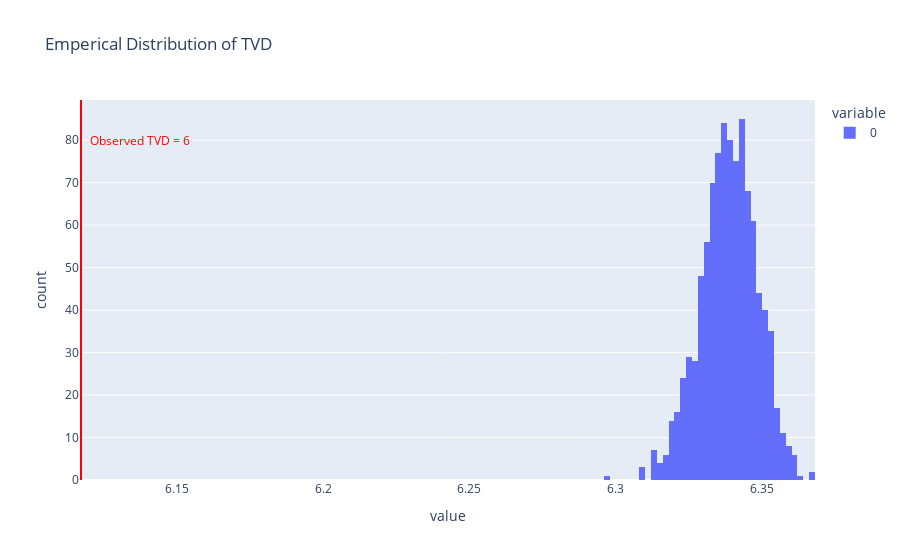

Notebook source saved alongside this figure:
### Code cell
fig = px.histogram(tvds, title = 'Emperical Distribution of TVD')
fig.add_vline(x=observed, line_color='red')
fig.add_annotation(text=f'<span style="color:red">Observed TVD = {round(observed)}</span>',
                   x = observed + 0.02, showarrow=False, y = 80)
fig.show()

### Figure 1 — Plotly figure (JSON) as saved in the notebook; plotly's stock layout.template omitted (floating-point values rounded to 4 significant figures; data arrays with more than 128 entries replaced by an {"elided": "..."} marker saying what was removed)
{"data": [{"alignmentgroup": "True", "bingroup": "x", "hovertemplate": "variable=0<br>value=%{x}<br>count=%{y}<extra></extra>", "legendgroup": "0", "marker": {"color": "#636efa", "pattern": {"shape": ""}}, "name": "0", "offsetgroup": "0", "orientation": "v", "showlegend": true, "type": "histogram", "x": {"elided": "1000 float values"}, "xaxis": "x", "yaxis": "y"}], "layout": {"annotations": [{"showarrow": false, "text": "<span style=\"color:red\">Observed TVD = 6</span>", "x": 6.137, "y": 80}], "barmode": "relative", "legend": {"title": {"text": "variable"}, "tracegroupgap": 0}, "shapes": [{"line": {"color": "red"}, "type": "line", "x0": 6.117, "x1": 6.117, "xref": "x", "y0": 0, "y1": 1, "yref": "y domain"}], "title": {"text": "Emperical Distribution of TVD"}, "xaxis": {"anchor": "y", "domain": [0, 1], "title": {"text": "value"}}, "yaxis": {"anchor": "x", "domain": [0, 1], "title": {"text": "count"}}}}
